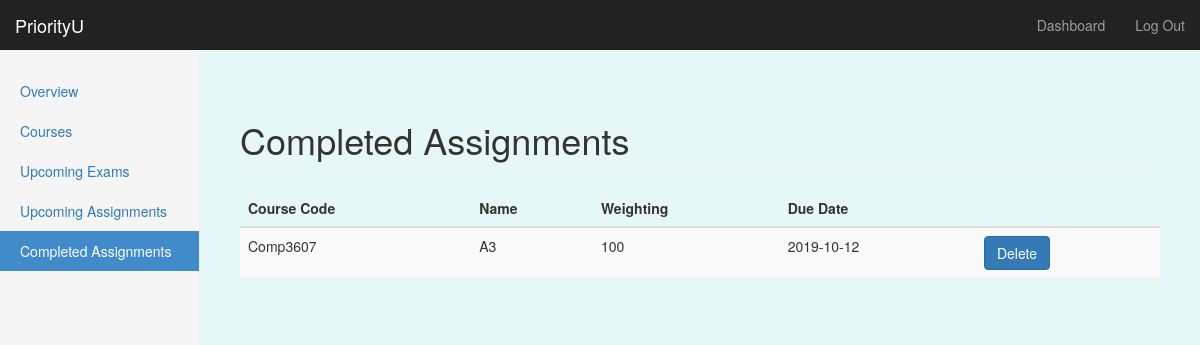
Page /dashboard/completed (signed in) on the earlier database version.
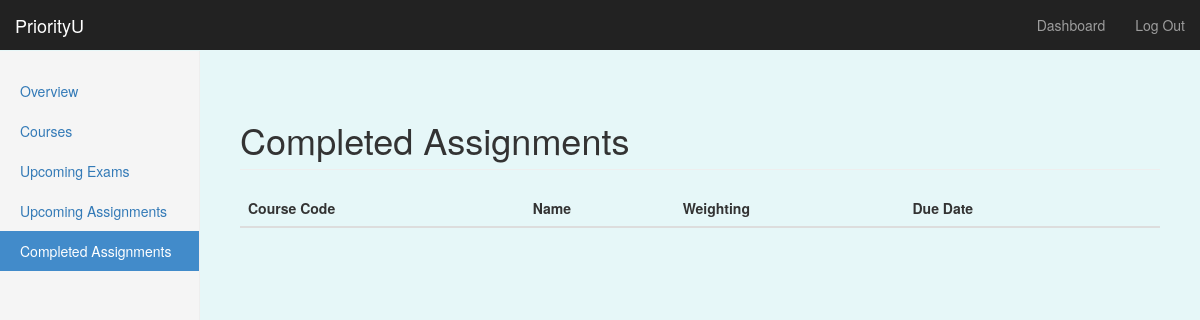
Same page on the later database version.
### priorityU/models/models.py (models this page shows, shortened)
class Assignment(db.Model): # Dominic 18/11- created model for assignment db
    __tablename__ = 'assignments'
    a_id = db.Column(db.Integer, primary_key=True)
    course_code = db.Column(db.String, db.ForeignKey('courses.course_code'))
    asg_name = db.Column(db.String, nullable=False)
    weighting = db.Column(db.Integer)
    due_date = db.Column(db.Date, nullable=False)
    due_time = db.Column(db.Time)
    complete = db.Column(db.Boolean, nullable=False)
    user_id = db.Column(db.Integer, db.ForeignKey('users.id'))

### priorityU/routes.py (the view)
@app.route('/dashboard/completed')
@login_required
def completed():
    user_asgs = Assignment.query.filter_by(user_id=current_user.get_id()).order_by(Assignment.due_date.asc()).all()
    return render_template('completed.html', assignments=user_asgs, edit_state=False, add_state=False, form=None)

### priorityU/routes.py (called while the page is built)
@login_manager.user_loader
def load_user(user_id):
    return User.query.get(int(user_id))

### priorityU/templates/completed.html (shortened to what this page needs)
{% extends "bootstrap/base.html" %}
{% block styles %}
{{super()}}
<link rel="stylesheet" href="{{url_for('.static', filename='style.css')}}">
{% endblock %}
{% block content %}
    <nav class="navbar navbar-inverse navbar-fixed-top">
      <div class="container-fluid">
        <div class="navbar-header">
          <a class="navbar-brand" href="#">PriorityU</a>
        </div>
        <div id="navbar" class="navbar-collapse collapse">
          <ul class="nav navbar-nav navbar-right">
            <li><a href="#">Dashboard</a></li>
            <li><a href="{{ url_for('logout') }}">Log Out</a></li>
          </ul>
        </div>
      </div>
    </nav>
    <div class="container-fluid">
      <div class="row">
        <div class="col-sm-3 col-md-2 sidebar">
        <ul class="nav nav-sidebar">
            <li {% if request.endpoint == 'dashboard' %} class="active" {% endif %}> <a href="{{url_for('dashboard')}}">Overview</a></li>
            <li {% if request.endpoint == 'courses' %} class="active" {% endif %}><a href="{{url_for('courses')}}" id="tab2-id">Courses</a></li>
            <li {% if request.endpoint == 'exams' %} class="active" {% endif %}><a href="{{url_for('exams')}}">Upcoming Exams</a></li>
            <li {% if request.endpoint == 'assignments' %} class="active" {% endif %}><a href="{{url_for('assignments')}}">Upcoming Assignments</a></li>
            <li {% if request.endpoint == 'completed' %} class="active" {% endif %} ><a href="{{url_for('completed')}}">Completed Assignments</a></li>
        </ul>
      </div>
      <div class="col-sm-9 col-sm-offset-3 col-md-10 col-md-offset-2 main">
        <h1 class="page-header">Completed Assignments</h1>
        <table class="table table-striped table-hover">
          <thead class="thead-dark">
              <tr>
                  <th>Course Code</th>
                  <th>Name</th>
                  <th>Weighting</th>
                  <th>Due Date</th>
                  <th></th>
              </tr>
          </thead>
          <tbody>
              {% for a in assignments %}
                {% if a.complete == True %}
              <tr>
                  <td>{{a.course_code}}</td>
                  <td>{{a.asg_name}}</td>
                  <td>{{a.weighting}}</td>
                  <td>{{a.due_date}}</td>
                  <td>
                    <a href='/dashboard/completed/{{a.a_id}}' class="btn btn-primary">Delete</a>
                  </td>
              </tr>
                {% endif %}
              {% endfor %}
          </tbody>
        </table>
    </div>
    </div>
    </div>
{% endblock %}

Differences in the rows shown:
removed Assignment: course_code "Comp3607", asg_name "A3", weighting "100", due_date "2019-10-12"
